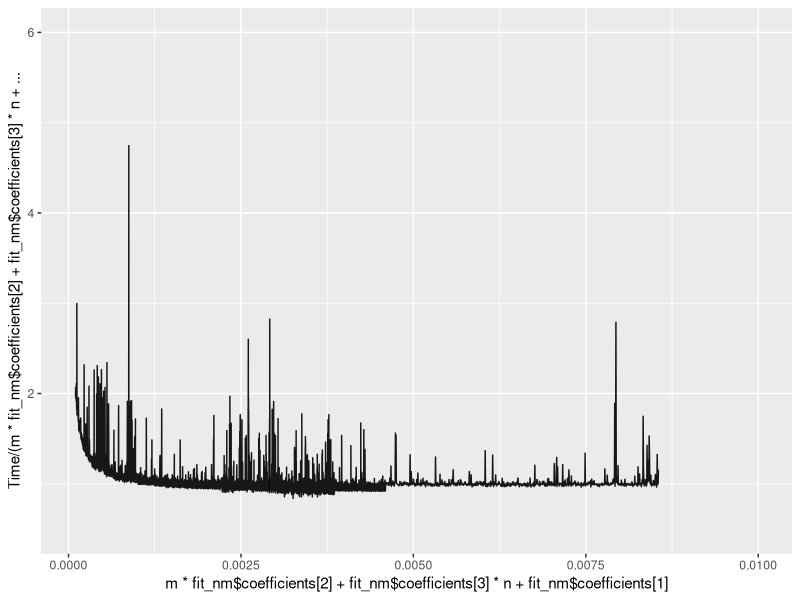
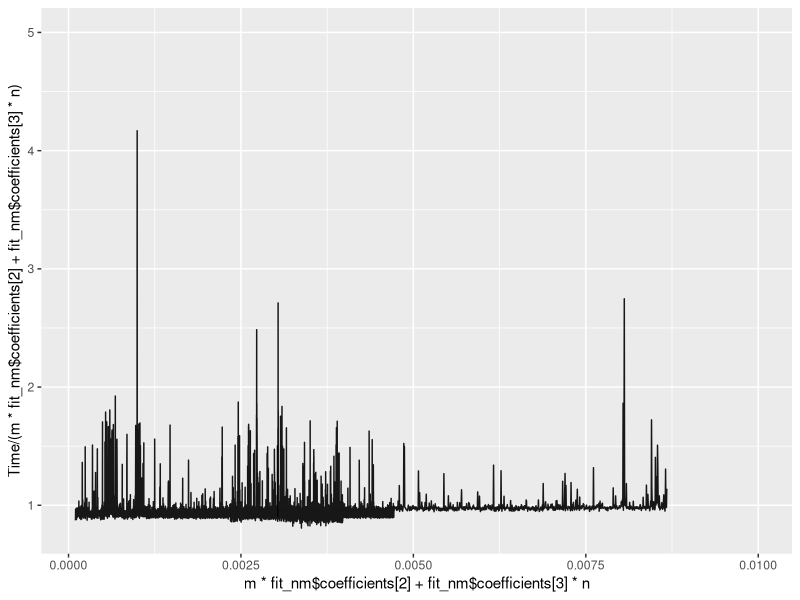

The R source for these figures, in order:

library(tidyverse)

setwd("C:/Docs/Drive/Uni/18F/Genome scale algorithms/Project 1")

df_Raw = read.csv("Test ExactSubstring_KMP.csv", header = FALSE)

colnames(df_Raw) = c("Function", "Time", "n", "m", "z", "RunName")

df_Raw$RunName = factor(x = df_Raw$RunName)
df_Raw$Function = factor(x = df_Raw$Function)


fit_nm = lm( data = df_Raw, formula = Time ~ m + n)
fit_nm$coefficients[1]
fit_nm$coefficients[2]
fit_nm$coefficients[3]

# Plot with Time / Full regression
ggplot( data = df_Raw ) +
  geom_line( 
    aes( 
      y = Time / ( m * fit_nm$coefficients[2] + fit_nm$coefficients[3] * n + fit_nm$coefficients[1] ), 
      x = m * fit_nm$coefficients[2] + fit_nm$coefficients[3] * n + fit_nm$coefficients[1] 
    ), 
    color = "#000000", alpha = 0.9 
  ) +
  xlim(0.0001,0.01) + ylim(0.5,6)
# Problematic around x ~ 0. Intercept is negative, this is impossible.

# Plot with Time / Regression without intercept
ggplot( data = df_Raw ) +
  geom_line( 
    aes( 
      y = Time / ( m * fit_nm$coefficients[2] + fit_nm$coefficients[3] * n  ), 
      x = m * fit_nm$coefficients[2] + fit_nm$coefficients[3] * n
    ), 
    color = "#000000", alpha = 0.9 
  ) +
  xlim(0.0001,0.01) + ylim(0.8,5)

# Flat line + random spikes? (cpu doing something diff could be enough to explain it)


